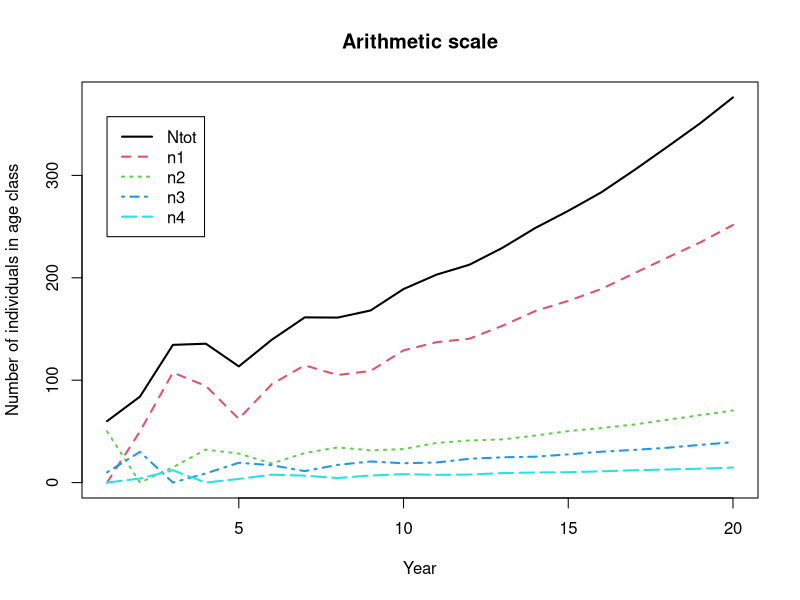
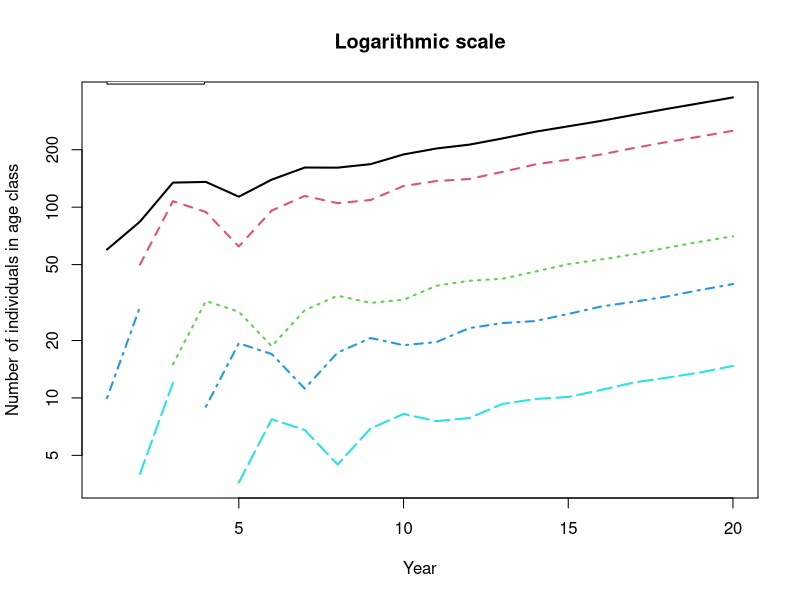
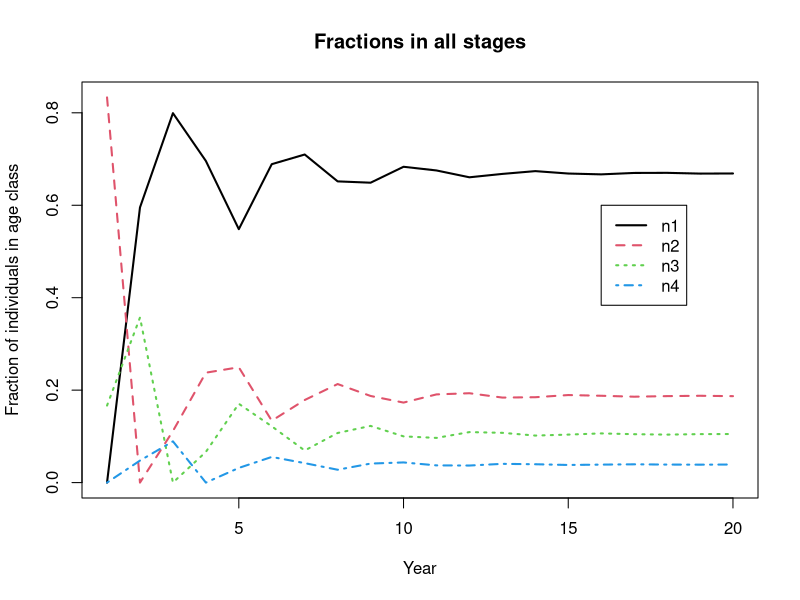
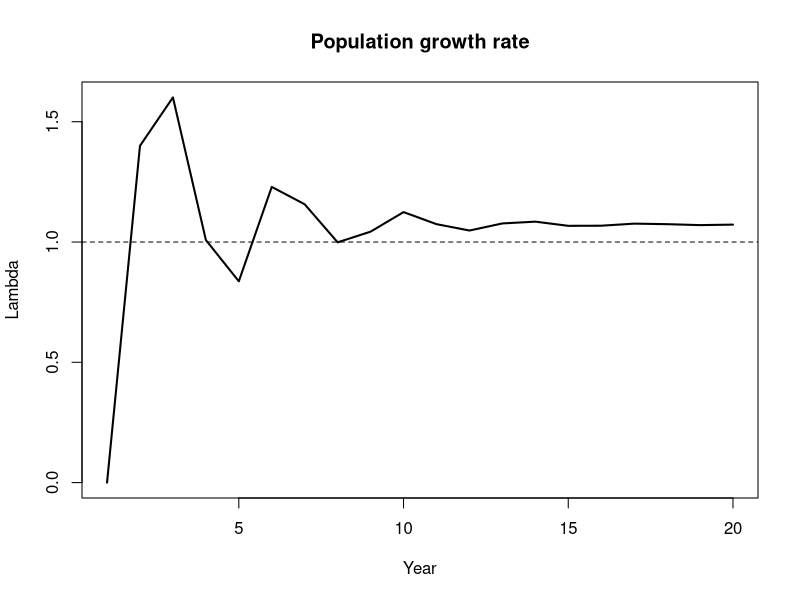
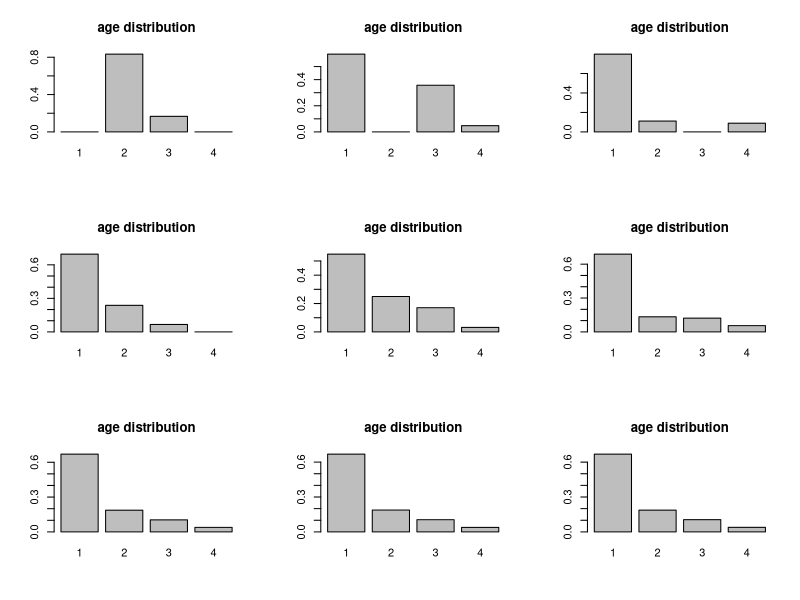
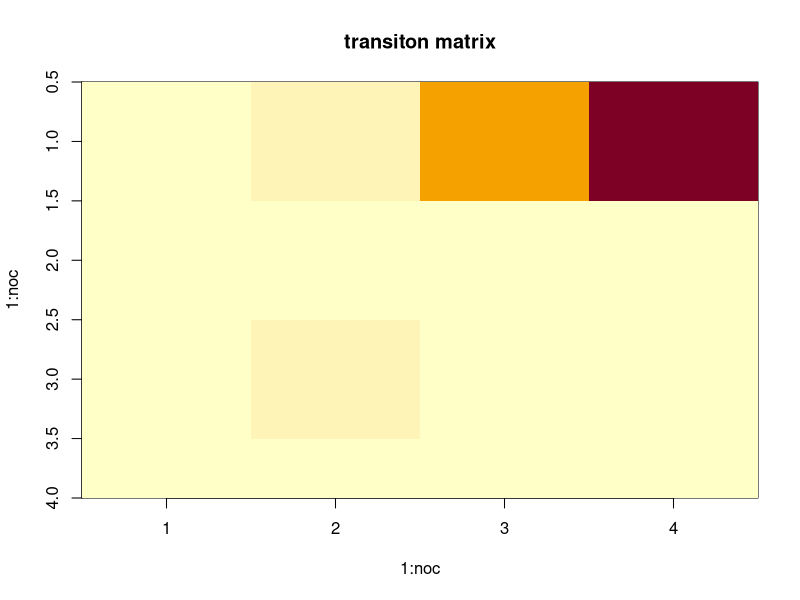
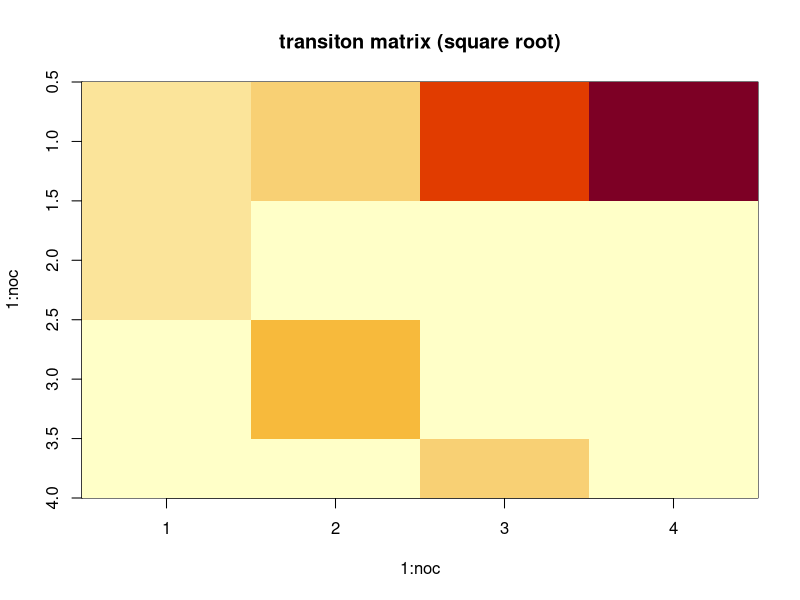
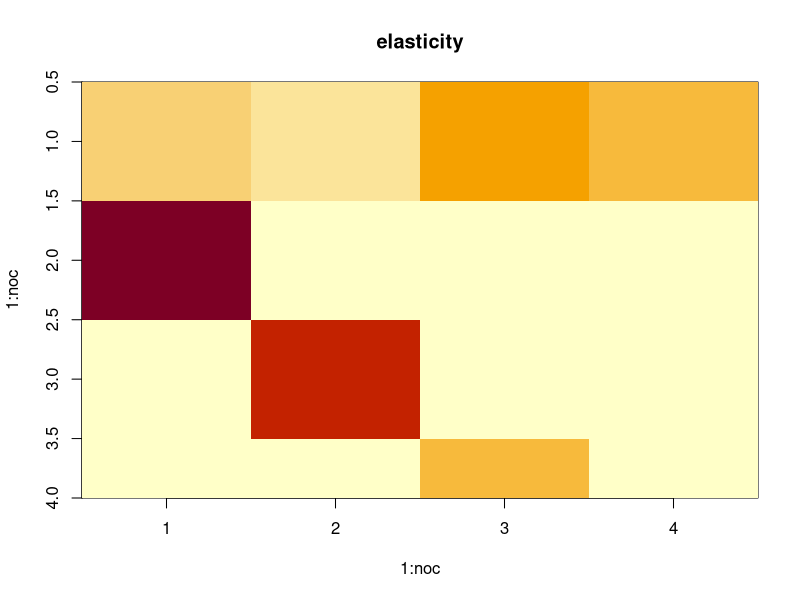

Write the R code that produced these figures, in order.
rm(list=ls(all=TRUE)) # removes all previous material from R's memory

# defining vital rate parameters
#  survival
sigma0  <- 10^-4
sigma1  <- 0.3
sigma2  <- 0.6
sigma3  <- 0.4

#fecundity
f1  <-    5000
f2  <-   10000
f3  <-   50000
f4  <-  100000

# Let's create the Leslie matrix, four rows by four columns, initially populated
# by zeros

#we first set the number of classes
noc <- 4

M  <- matrix(0,noc,noc) 

# now we need to populate the first row and sub-diagonal positions with values
M[1,1]  <- .5*sigma0*f1 # note that "0.5" is to account for 1:1 sex ratio
M[2,1]  <-    sigma1
M[1,2]  <- .5*sigma0*f2
M[3,2]  <-    sigma2
M[1,3]  <- .5*sigma0*f3
M[4,3]  <-    sigma3
M[1,4]  <- .5*sigma0*f4

# check whether this is the matrix we wanted
M

# defining new variables for our model

# initial condition (arbitrary in this exercise)
num_age_1  <- 0 
num_age_2  <- 50
num_age_3  <- 10
num_age_4  <- 0


n1  <- c(num_age_1,num_age_2,num_age_3,num_age_4); n1 
N1  <- sum(n1); N1 # total population at time zero
w1  <- n1/N1; w1   # initial fraction of individuals in each age class

tmax  <- 20        # total number of years to run the model


#  create variables to store the result of simulations
nt   <- matrix(0,noc,tmax) # population in each age class
Ntot <- numeric(tmax)      # total population size
wt   <- matrix(0,noc,tmax) # proportion of individuals in each age class
lamt <- numeric(tmax)      # year-to-year finite growth rate

# set initial conditions
nt[,1]  <- c(num_age_1,num_age_2,num_age_3,num_age_4)  
Ntot[1] <- sum(nt[,1])  
wt[,1]  <- nt[,1]/Ntot[1]  


# for loop to compute  population growth and structure over time
# 
for (ti in 1:(tmax-1)) {
	
  nt[,ti+1]  <- M %*% nt[,ti]        # use the recursive equation
  
  Ntot[ti+1] <- sum(nt[,ti+1])       # total population size 
  wt[,ti+1]  <- nt[,ti+1]/Ntot[ti+1] # population structure 
	lamt[ti+1] <- Ntot[ti+1]/Ntot[ti]  # compute year-to-year finite growth rate

}

# let's plot our model into a pretty graphic to see stable age structure
years  <- 1:tmax # create an independent variable, years

#sf <- par(mfrow=c(2,2)) # let's make a 4-panel plot 
matplot(years,t(rbind(Ntot, nt)), type="l", lwd = 2, xlab="Year", ylab="Number of individuals in age class",main="Arithmetic scale") # note here we have to transpose our nt vector so the graph will work
legend(x=1, y=0.95*max(Ntot), legend=c("Ntot", "n1", "n2", "n3", "n4"), col=c(1,2,3,4,5), lty = c(1,2,3,4,5), lwd = 2)


matplot(years,t(rbind(Ntot, nt)), lwd = 2, type="l", xlab="Year", ylab="Number of individuals in age class", main="Logarithmic scale", log = 'y')
legend(x=1, y=5*max(Ntot), legend=c("Ntot", "n1", "n2", "n3", "n4"), col=c(1,2,3,4,5), lty = c(1,2,3,4,5), lwd = 2)


matplot(years,t(wt),type="l", lwd = 2,xlab="Year",ylab="Fraction of individuals in age class",main="Fractions in all stages")
legend(x=16, y=0.6, legend=c("n1", "n2", "n3", "n4"), col=c(1,2,3,4), lty = c(1,2,3,4), lwd = 2)

matplot(years,lamt,type="l", lwd = 2,xlab="Year",ylab="Lambda",main="Population growth rate")
abline(h=1, lty = 2) # horizontal line for y=1

#par(sf)

sf <- par(mfrow=c(3,3)) # let's make a 3x3 panel plot 

barplot(wt[,1], main='age distribution', names.arg = c(1:4))
barplot(wt[,2], main='age distribution', names.arg = c(1:4))
barplot(wt[,3], main='age distribution', names.arg = c(1:4))
barplot(wt[,4], main='age distribution', names.arg = c(1:4))
barplot(wt[,5], main='age distribution', names.arg = c(1:4))
barplot(wt[,6], main='age distribution', names.arg = c(1:4))
barplot(wt[,tmax-2], main='age distribution', names.arg = c(1:4))
barplot(wt[,tmax-1], main='age distribution', names.arg = c(1:4))
barplot(wt[,tmax], main='age distribution', names.arg = c(1:4))

par(sf)


# now, let's use R function to compute eigenvalues and eigenvectors
Ei_Gen = eigen(M)  
eigenvect = Ei_Gen$vectors # extract eigenvectors
eigenval = Ei_Gen$values # extract eigenvalues

# the first element is the *maximum eigenvalue* and correspond to the aymptotic
# population growth rate
Re(eigenval[1]) 

# the eigenvector [,1] corresponds to the maximum eigenvalue 
# and provides the long-term, relative population size structure once we  
#  normalized to 1
stable_stage_distribution  <- Mod(eigenvect[,1])/sum(Mod(eigenvect[,1])) 
stable_stage_distribution
sum(stable_stage_distribution) # check for consistency...

########################################################
# As above but shorter, plus elasticity and more
vM <-eigen(M); lambda <-vM$values[1]; Re(lambda) # finite growth rate (max eigenvalue)
ps <-vM$vectors[,1]; ps <-ps/sum(ps); Re(ps) # population structure 
rv <-eigen(t(M))$vectors[,1]; rv <-rv/rv[1]; Re(rv) # reproductive value 
se <-outer(rv,ps)/sum(rv*ps); Re(se) # sensitivity
el <-Re((se*M)/lambda); Re(el)*100 # elasticity [%]

# let's map the transition matrix
image(x = 1:noc,y = 1:noc, t(M), main='transiton matrix',  ylim=c(noc, 0.5))

# as fecundity is way larger than survival, to improve visual
# I take the square root of each element of the transition matrix 
image(x = 1:noc,y = 1:noc, t(M^0.5), main='transiton matrix (square root)',  ylim=c(noc, 0.5))

# now we can plot elasticity
image(x = 1:noc,y = 1:noc, t(el), main='elasticity',  ylim=c(noc, 0.5))


###################################################################
# ASSIGNMENT                                                      #
#                                                                 # 
# - Change initial conditions and describe how long               #
#   the population takes to reach the stable age distribution     #
#                                                                 # 
###################################################################